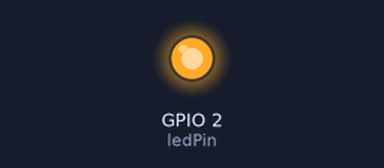
The program below on a simulated ESP32. Parts: output pins drawn as LEDs (lit = HIGH). WiFi joins after 1.5 s; servers stay silent unless stated; uploads are accepted with an empty reply; what the program prints to the serial monitor is not drawn.

Above: at 0.1 s.
At 1.6 s:
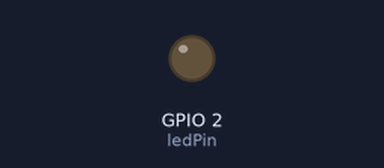
Timing chart, 0 to 3.1 s (numbered marks = the images above):
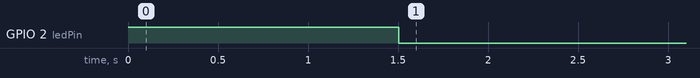

The program:

main.cpp
```cpp
#include <Arduino.h>
#include <WiFi.h>
#include <HTTPClient.h>

const char* ssid = "Wokwi-GUEST";
const char* password = "";

const char* serverUrl = "http://host.wokwi.internal:3000";
const int ledPin = 2; // Pin de la LED intégrée

void setup() {
    Serial.begin(115200);
    pinMode(ledPin, OUTPUT);
    digitalWrite(ledPin, HIGH); // Allume la LED pour indiquer que le setup est en cours

    Serial.println("TENTATIVE DE CONNEXION \n");

    // Connexion au WiFi
    WiFi.begin(ssid, password);
    Serial.print("Connexion au WiFi...");

    int tentative = 0;
    while (WiFi.status() != WL_CONNECTED && tentative < 20) {
        delay(500);
        Serial.print(".");
        tentative++;
    }
    if (WiFi.status() != WL_CONNECTED) {
        Serial.println("\nÉchec de connexion Wi-Fi après 10s");
    }

    digitalWrite(ledPin, LOW); // Éteint la LED pour indiquer que la connexion est réussie
    Serial.println("\nConnecté !");
}

void loop() {

    static unsigned long lastPrint = 0;
    static int compteur = 0;

    if (millis() - lastPrint >= 1000) {
        lastPrint = millis();
        compteur++;
        Serial.print("Test serial print #");
        Serial.println(compteur);
    }


    if (WiFi.status() == WL_CONNECTED) {
        HTTPClient http;

        // Début de la requête
        http.begin(serverUrl);
        http.addHeader("Content-Type", "application/json");

        // Préparation du message JSON
        String httpRequestData = "{\"message\": \"Bonjour du Rescue Grid !\"}";

        // Envoi de la requête POST
        int httpResponseCode = http.POST(httpRequestData);

        if (httpResponseCode > 0) {
            String response = http.getString();
            Serial.print("Code de réponse : ");
            Serial.println(httpResponseCode);
            Serial.print("Réponse du serveur : ");
            Serial.println(response);
        } else {
            Serial.print("Erreur lors de l'envoi : ");
            Serial.println(httpResponseCode);
        }

        http.end(); // Libération des ressources
    }

    delay(10000); // Attendre 10 secondes avant le prochain "Bonjour"
}
```
